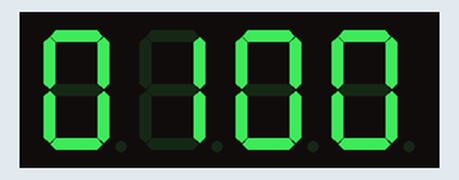
Recording of a sketch running on a simulated Arduino Uno, built with avr-gcc and run on an emulated ATmega328P. Parts: 4-digit seven-segment display.

Above: at 0.1 s.
At 9.8 s:
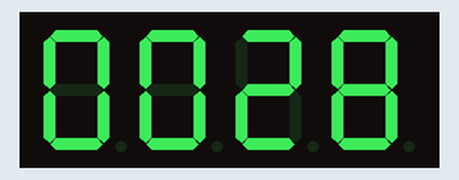
At 19.8 s:
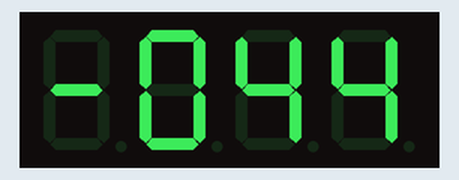
At 29.5 s:
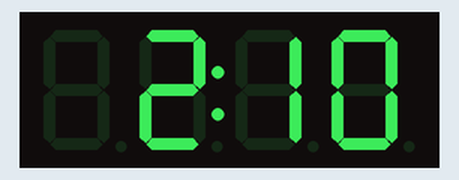
At 34.3 s:
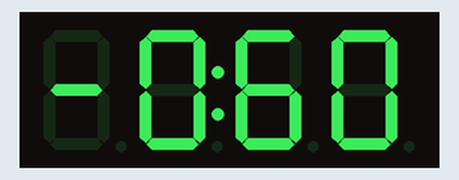
At 39.67 s:
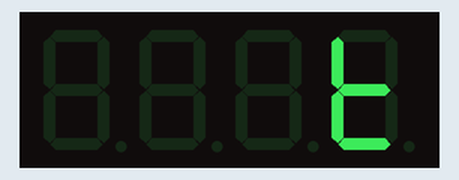

Measured:
- what the display in image 3 shows lasts 0.5 s, from 29.5 s to 30.0 s
- what the display in image 5 shows lasts 0.4 s, from 39.5 s to 39.9 s

The sketch:

laba_1_444.ino
```cpp
#include <Arduino.h>
#include <TM1637Display.h>

#define CLK 2
#define DIO 3

#define LIT_SPACE 0b00000000
#define LIT_T SEG_D | SEG_E | SEG_F | SEG_G
#define LIT_R SEG_E | SEG_G
#define LIT_A SEG_A | SEG_B | SEG_C | SEG_E | SEG_F | SEG_G
#define LIT_I SEG_A | SEG_C
#define LIT_N SEG_C | SEG_E | SEG_G
#define LIT_L SEG_D | SEG_E | SEG_F
#define LIT_E SEG_A | SEG_D | SEG_E | SEG_F | SEG_G
#define LIT_F SEG_A | SEG_E | SEG_F | SEG_G

#define TEST_DELAY_1 250
#define TEST_DELAY_2 500
#define TEST_DELAY_3 400

const uint8_t SEG_train_left[]={
  LIT_SPACE, LIT_SPACE, LIT_SPACE, LIT_SPACE, LIT_T, LIT_R, LIT_A, LIT_I, LIT_N, LIT_SPACE, //train
  LIT_L, LIT_E, LIT_F, LIT_T, LIT_SPACE, LIT_SPACE, LIT_SPACE, LIT_SPACE              //left
};

const uint8_t Space[]={
  LIT_SPACE
};

const uint8_t Minus[] ={
  SEG_G
};

TM1637Display display(CLK, DIO);

void setup() {
  display.setBrightness(0x0f);
  task_1();
  display.clear();
  task_2();
  display.clear();
}

void loop() {
  task_3();
}

void task_1(){
  for(int i=100; i>=-100; i-=2){
    if(i>=0)
      display.showNumberDec(i,true);
    else{
      display.setSegments(Minus,1,0);
      display.showNumberDec(i*-1,true,3,1);
    }

    delay(TEST_DELAY_1);
  }
}

void task_2() {
  for (int i = 300; i >= -300; i -= 30) {
    if(i<0) {
      display.setSegments(Minus,1,0);
      display.showNumberDecEx(i*-1,0x80,true,3,1);
    }
    else{
      display.setSegments(Space,1,0);
      display.showNumberDecEx(i,0x80, true, 3, 1);
    }
    delay(TEST_DELAY_2);
  }
}
void task_3() {
  while(1){
    for(int i=0; i<= (sizeof(SEG_train_left)/sizeof(SEG_train_left[0])-4); i++){
      display.setSegments(SEG_train_left+i);
      delay(TEST_DELAY_3);
    }
  }
}
```
